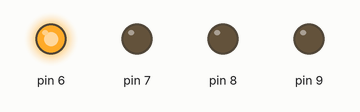
The sketch below on a simulated Arduino Mega 2560, built with avr-gcc and run on an emulated ATmega2560. On the bench: output pins drawn as LEDs (lit = HIGH).

Above: at 0.2 s.
At 1.7 s:
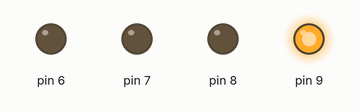
At 2.2 s:
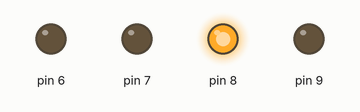
At 5.7 s:
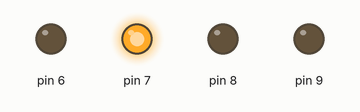
Timing chart, 0 to 6.9 s (numbered marks = the images above):
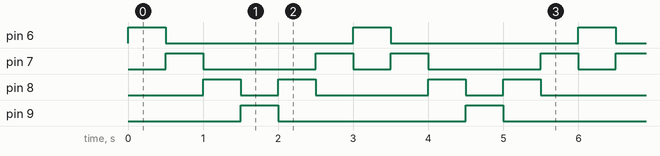

The sketch:

seq-bits.ino
```cpp
#include <Controllino.h>
bool bandera=true;
int retardo = 500;

void setup() {
  DDRH = B01111000;
}

// the loop function runs over and over again forever
void loop() {
  PORTH = B00001000;
  while(true){
    delay(retardo);
    if (bandera){
      PORTH = PORTH << 1;
      if(PORTH == B01000000){
        bandera = false;
      }
     }else{
      PORTH = PORTH >> 1;
      if(PORTH == B00001000){
        bandera = true;
      }
      }
  }
}
```

Measured:
- by itself, pin 6, pin 9: alternates HIGH for 0.50 s and LOW for 2.5 s
- by itself, pin 7: repeats every 3.0 s: LOW 1.5 s, HIGH 0.50 s, LOW 0.50 s, HIGH 0.50 s
- by itself, pin 8: repeats every 3.0 s: LOW 0.50 s, HIGH 0.50 s, LOW 1.5 s, HIGH 0.50 s
